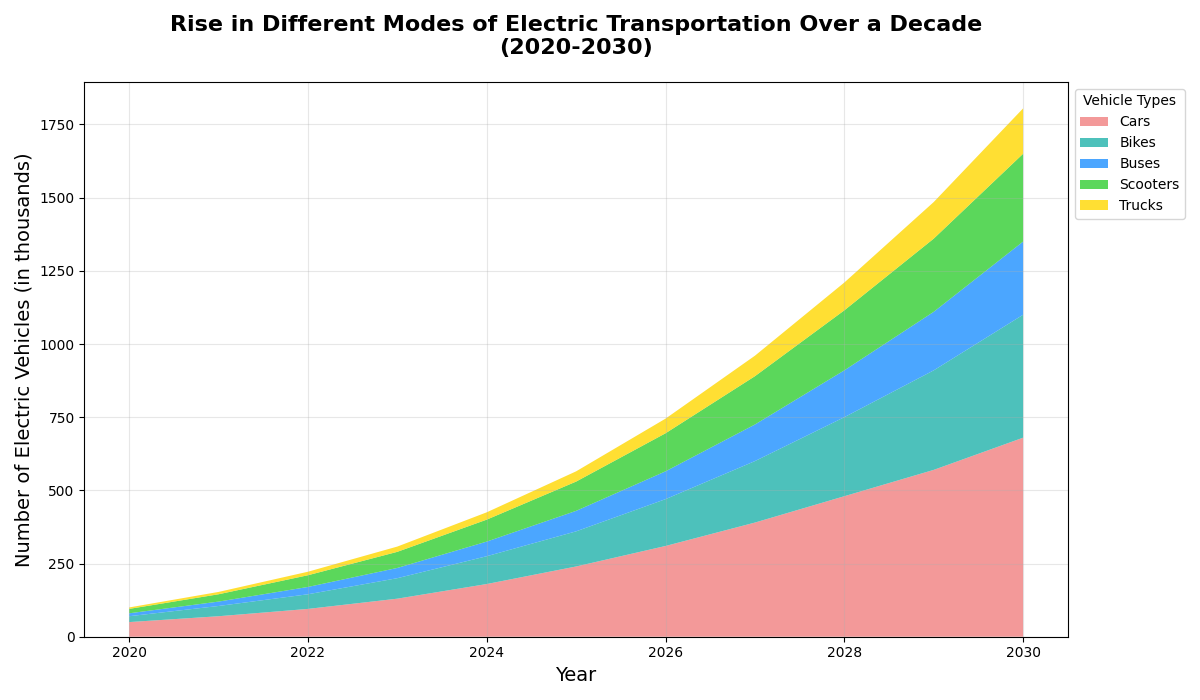

This chart was generated by the following Python code:
import matplotlib.pyplot as plt
import numpy as np

years = np.arange(2020, 2031)

electric_cars = [50, 70, 95, 130, 180, 240, 310, 390, 480, 570, 680]
electric_bikes = [20, 35, 50, 70, 95, 120, 160, 210, 270, 340, 420]
electric_buses = [10, 15, 25, 35, 50, 70, 95, 125, 160, 200, 250]
electric_scooters = [15, 25, 40, 55, 75, 100, 130, 165, 205, 250, 300]
electric_trucks = [5, 8, 12, 18, 25, 35, 50, 70, 95, 125, 155]

electric_vehicles = np.array([electric_cars, electric_bikes, electric_buses, electric_scooters, electric_trucks])

fig, ax = plt.subplots(figsize=(12, 7))

# Shuffled the colors manually
ax.stackplot(years, electric_vehicles, labels=['Cars', 'Bikes', 'Buses', 'Scooters', 'Trucks'], 
             colors=['lightcoral', 'lightseagreen', 'dodgerblue', 'limegreen', 'gold'], alpha=0.8)

ax.set_title("Rise in Different Modes of Electric Transportation Over a Decade\n(2020-2030)", fontsize=16, fontweight='bold', pad=20)
ax.set_xlabel("Year", fontsize=14)
ax.set_ylabel("Number of Electric Vehicles (in thousands)", fontsize=14)
ax.legend(loc='upper left', bbox_to_anchor=(1, 1), title='Vehicle Types')
ax.grid(alpha=0.3)
plt.tight_layout()
plt.show()
